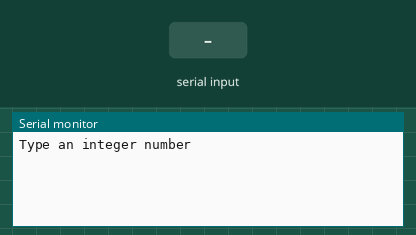
This sketch was run on a simulated Arduino Uno, built with avr-gcc and run on an emulated ATmega328P. Shown: the last lines printed to the serial monitor. Inputs (shaded band) come from the test bench. EEPROM starts erased.

Above: at 1.2 s.
1.3 s: "90,45\n" received over Serial
At 3.1 s:
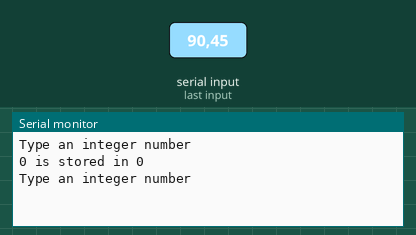
3.8 s: "30,150\n" received over Serial
At 6.2 s:
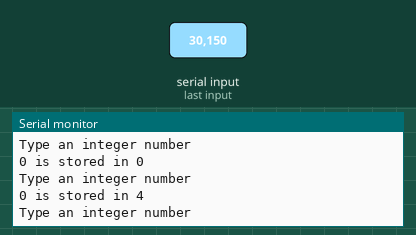

Measured:
- after the input at 1.3 s, the serial monitor: prints a new line after 1.0 s (image 1)
- after the input at 3.8 s, the serial monitor: prints a new line after 1.0 s (image 2)

The sketch:

Memory_Reading_Writing.ino
```cpp
// declare library for EEPROM
#include <EEPROM.h>

void setup()
{
    // setup the serial
    Serial.begin(115200);
}

void loop()
{

    long inputNum;

    // ask user to type in the serial monitor
    Serial.println("Type an integer number ");
    Serial.flush();
    while (Serial.available() == 0)
    {
        // do nothing
    }
    while (Serial.available() > 0)
    {
        inputNum = Serial.parseInt(SKIP_ALL); // read number until newline
    }

    // saving the input into EEPROM
    // variable for address needs to be static
    static long address = 0;
    // saving to EEPROM
    // EEPROM.put(address, inputNum);
    EEPROM.write(address, inputNum & 0xFF);             // Stores 0x38 in address 0
    EEPROM.write(address + 1, (inputNum >> 8) & 0xFF);  // Stores 0x30 in address 1
    EEPROM.write(address + 2, (inputNum >> 16) & 0xFF); // Stores 0x01 in address 2
    EEPROM.write(address + 3, (inputNum >> 24) & 0xFF); // Stores 0x00 in address 3
    // displaying the notification by reading from EEPROM
    long val = (long)EEPROM.read(address) |
               ((long)EEPROM.read(address + 1) << 8) |
               ((long)EEPROM.read(address + 2) << 16) |
               ((long)EEPROM.read(address + 3) << 24);
    Serial.print(val);
    Serial.print(" is stored in ");
    Serial.println(address);
    // increment the address by 4 byte
    address = address + 4;
}
```
